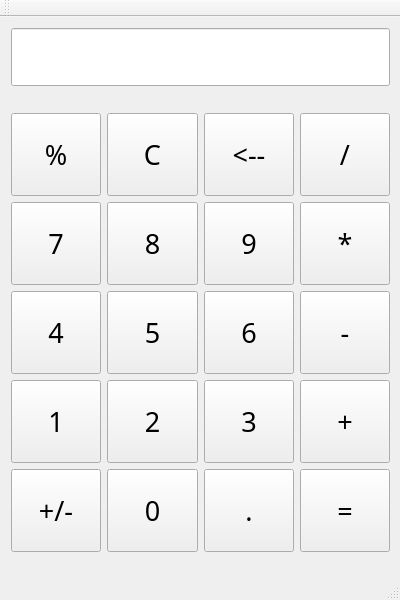
<?xml version="1.0" encoding="UTF-8"?>
<ui version="4.0">
 <class>QtCalculatorClass</class>
 <widget class="QMainWindow" name="QtCalculatorClass">
  <property name="geometry">
   <rect>
    <x>0</x>
    <y>0</y>
    <width>400</width>
    <height>600</height>
   </rect>
  </property>
  <property name="minimumSize">
   <size>
    <width>400</width>
    <height>600</height>
   </size>
  </property>
  <property name="maximumSize">
   <size>
    <width>400</width>
    <height>600</height>
   </size>
  </property>
  <property name="sizeIncrement">
   <size>
    <width>0</width>
    <height>0</height>
   </size>
  </property>
  <property name="windowTitle">
   <string>QtCalculator</string>
  </property>
  <widget class="QWidget" name="centralWidget">
   <widget class="QWidget" name="gridLayoutWidget">
    <property name="geometry">
     <rect>
      <x>0</x>
      <y>85</y>
      <width>401</width>
      <height>461</height>
     </rect>
    </property>
    <layout class="QGridLayout" name="gridLayout">
     <item row="0" column="2">
      <widget class="QPushButton" name="eraseButton">
       <property name="sizePolicy">
        <sizepolicy hsizetype="Expanding" vsizetype="Expanding">
         <horstretch>0</horstretch>
         <verstretch>0</verstretch>
        </sizepolicy>
       </property>
       <property name="minimumSize">
        <size>
         <width>0</width>
         <height>0</height>
        </size>
       </property>
       <property name="font">
        <font>
         <family>Sans Serif Collection</family>
         <pointsize>20</pointsize>
        </font>
       </property>
       <property name="text">
        <string>&lt;--</string>
       </property>
      </widget>
     </item>
     <item row="2" column="0">
      <widget class="QPushButton" name="pushButton_4">
       <property name="sizePolicy">
        <sizepolicy hsizetype="Expanding" vsizetype="Expanding">
         <horstretch>0</horstretch>
         <verstretch>0</verstretch>
        </sizepolicy>
       </property>
       <property name="minimumSize">
        <size>
         <width>0</width>
         <height>0</height>
        </size>
       </property>
       <property name="font">
        <font>
         <family>Sans Serif Collection</family>
         <pointsize>20</pointsize>
        </font>
       </property>
       <property name="text">
        <string>4</string>
       </property>
      </widget>
     </item>
     <item row="0" column="0">
      <widget class="QPushButton" name="modButton">
       <property name="sizePolicy">
        <sizepolicy hsizetype="Expanding" vsizetype="Expanding">
         <horstretch>0</horstretch>
         <verstretch>0</verstretch>
        </sizepolicy>
       </property>
       <property name="minimumSize">
        <size>
         <width>0</width>
         <height>0</height>
        </size>
       </property>
       <property name="font">
        <font>
         <family>Sans Serif Collection</family>
         <pointsize>20</pointsize>
        </font>
       </property>
       <property name="text">
        <string>%</string>
       </property>
      </widget>
     </item>
     <item row="2" column="1">
      <widget class="QPushButton" name="pushButton_5">
       <property name="sizePolicy">
        <sizepolicy hsizetype="Expanding" vsizetype="Expanding">
         <horstretch>0</horstretch>
         <verstretch>0</verstretch>
        </sizepolicy>
       </property>
       <property name="minimumSize">
        <size>
         <width>0</width>
         <height>0</height>
        </size>
       </property>
       <property name="font">
        <font>
         <family>Sans Serif Collection</family>
         <pointsize>20</pointsize>
        </font>
       </property>
       <property name="text">
        <string>5</string>
       </property>
      </widget>
     </item>
     <item row="3" column="0">
      <widget class="QPushButton" name="pushButton_1">
       <property name="sizePolicy">
        <sizepolicy hsizetype="Expanding" vsizetype="Expanding">
         <horstretch>0</horstretch>
         <verstretch>0</verstretch>
        </sizepolicy>
       </property>
       <property name="minimumSize">
        <size>
         <width>0</width>
         <height>0</height>
        </size>
       </property>
       <property name="font">
        <font>
         <family>Sans Serif Collection</family>
         <pointsize>20</pointsize>
        </font>
       </property>
       <property name="text">
        <string>1</string>
       </property>
      </widget>
     </item>
     <item row="3" column="2">
      <widget class="QPushButton" name="pushButton_3">
       <property name="sizePolicy">
        <sizepolicy hsizetype="Expanding" vsizetype="Expanding">
         <horstretch>0</horstretch>
         <verstretch>0</verstretch>
        </sizepolicy>
       </property>
       <property name="minimumSize">
        <size>
         <width>0</width>
         <height>0</height>
        </size>
       </property>
       <property name="font">
        <font>
         <family>Sans Serif Collection</family>
         <pointsize>20</pointsize>
        </font>
       </property>
       <property name="text">
        <string>3</string>
       </property>
      </widget>
     </item>
     <item row="3" column="1">
      <widget class="QPushButton" name="pushButton_2">
       <property name="sizePolicy">
        <sizepolicy hsizetype="Expanding" vsizetype="Expanding">
         <horstretch>0</horstretch>
         <verstretch>0</verstretch>
        </sizepolicy>
       </property>
       <property name="minimumSize">
        <size>
         <width>0</width>
         <height>0</height>
        </size>
       </property>
       <property name="font">
        <font>
         <family>Sans Serif Collection</family>
         <pointsize>20</pointsize>
        </font>
       </property>
       <property name="text">
        <string>2</string>
       </property>
      </widget>
     </item>
     <item row="0" column="3">
      <widget class="QPushButton" name="divideButton">
       <property name="sizePolicy">
        <sizepolicy hsizetype="Expanding" vsizetype="Expanding">
         <horstretch>0</horstretch>
         <verstretch>0</verstretch>
        </sizepolicy>
       </property>
       <property name="minimumSize">
        <size>
         <width>0</width>
         <height>0</height>
        </size>
       </property>
       <property name="font">
        <font>
         <family>Sans Serif Collection</family>
         <pointsize>20</pointsize>
        </font>
       </property>
       <property name="text">
        <string>/</string>
       </property>
      </widget>
     </item>
     <item row="0" column="1">
      <widget class="QPushButton" name="clearButton">
       <property name="sizePolicy">
        <sizepolicy hsizetype="Expanding" vsizetype="Expanding">
         <horstretch>0</horstretch>
         <verstretch>0</verstretch>
        </sizepolicy>
       </property>
       <property name="minimumSize">
        <size>
         <width>0</width>
         <height>0</height>
        </size>
       </property>
       <property name="font">
        <font>
         <family>Sans Serif Collection</family>
         <pointsize>20</pointsize>
        </font>
       </property>
       <property name="text">
        <string>C</string>
       </property>
      </widget>
     </item>
     <item row="1" column="1">
      <widget class="QPushButton" name="pushButton_8">
       <property name="sizePolicy">
        <sizepolicy hsizetype="Expanding" vsizetype="Expanding">
         <horstretch>0</horstretch>
         <verstretch>0</verstretch>
        </sizepolicy>
       </property>
       <property name="minimumSize">
        <size>
         <width>0</width>
         <height>0</height>
        </size>
       </property>
       <property name="font">
        <font>
         <family>Sans Serif Collection</family>
         <pointsize>20</pointsize>
        </font>
       </property>
       <property name="text">
        <string>8</string>
       </property>
      </widget>
     </item>
     <item row="1" column="3">
      <widget class="QPushButton" name="multiplyButton">
       <property name="sizePolicy">
        <sizepolicy hsizetype="Expanding" vsizetype="Expanding">
         <horstretch>0</horstretch>
         <verstretch>0</verstretch>
        </sizepolicy>
       </property>
       <property name="minimumSize">
        <size>
         <width>0</width>
         <height>0</height>
        </size>
       </property>
       <property name="font">
        <font>
         <family>Sans Serif Collection</family>
         <pointsize>20</pointsize>
        </font>
       </property>
       <property name="text">
        <string>*</string>
       </property>
      </widget>
     </item>
     <item row="1" column="2">
      <widget class="QPushButton" name="pushButton_9">
       <property name="sizePolicy">
        <sizepolicy hsizetype="Expanding" vsizetype="Expanding">
         <horstretch>0</horstretch>
         <verstretch>0</verstretch>
        </sizepolicy>
       </property>
       <property name="minimumSize">
        <size>
         <width>0</width>
         <height>0</height>
        </size>
       </property>
       <property name="font">
        <font>
         <family>Sans Serif Collection</family>
         <pointsize>20</pointsize>
        </font>
       </property>
       <property name="text">
        <string>9</string>
       </property>
      </widget>
     </item>
     <item row="2" column="3">
      <widget class="QPushButton" name="deductButton">
       <property name="sizePolicy">
        <sizepolicy hsizetype="Expanding" vsizetype="Expanding">
         <horstretch>0</horstretch>
         <verstretch>0</verstretch>
        </sizepolicy>
       </property>
       <property name="minimumSize">
        <size>
         <width>0</width>
         <height>0</height>
        </size>
       </property>
       <property name="font">
        <font>
         <family>Sans Serif Collection</family>
         <pointsize>20</pointsize>
        </font>
       </property>
       <property name="text">
        <string>-</string>
       </property>
      </widget>
     </item>
     <item row="3" column="3">
      <widget class="QPushButton" name="addButton">
       <property name="sizePolicy">
        <sizepolicy hsizetype="Expanding" vsizetype="Expanding">
         <horstretch>0</horstretch>
         <verstretch>0</verstretch>
        </sizepolicy>
       </property>
       <property name="minimumSize">
        <size>
         <width>0</width>
         <height>0</height>
        </size>
       </property>
       <property name="font">
        <font>
         <family>Sans Serif Collection</family>
         <pointsize>20</pointsize>
        </font>
       </property>
       <property name="text">
        <string>+</string>
       </property>
      </widget>
     </item>
     <item row="1" column="0">
      <widget class="QPushButton" name="pushButton_7">
       <property name="sizePolicy">
        <sizepolicy hsizetype="Expanding" vsizetype="Expanding">
         <horstretch>0</horstretch>
         <verstretch>0</verstretch>
        </sizepolicy>
       </property>
       <property name="minimumSize">
        <size>
         <width>0</width>
         <height>0</height>
        </size>
       </property>
       <property name="font">
        <font>
         <family>Sans Serif Collection</family>
         <pointsize>20</pointsize>
        </font>
       </property>
       <property name="text">
        <string>7</string>
       </property>
      </widget>
     </item>
     <item row="2" column="2">
      <widget class="QPushButton" name="pushButton_6">
       <property name="sizePolicy">
        <sizepolicy hsizetype="Expanding" vsizetype="Expanding">
         <horstretch>0</horstretch>
         <verstretch>0</verstretch>
        </sizepolicy>
       </property>
       <property name="minimumSize">
        <size>
         <width>0</width>
         <height>0</height>
        </size>
       </property>
       <property name="font">
        <font>
         <family>Sans Serif Collection</family>
         <pointsize>20</pointsize>
        </font>
       </property>
       <property name="text">
        <string>6</string>
       </property>
      </widget>
     </item>
     <item row="4" column="0">
      <widget class="QPushButton" name="minusButton">
       <property name="sizePolicy">
        <sizepolicy hsizetype="Expanding" vsizetype="Expanding">
         <horstretch>0</horstretch>
         <verstretch>0</verstretch>
        </sizepolicy>
       </property>
       <property name="minimumSize">
        <size>
         <width>0</width>
         <height>0</height>
        </size>
       </property>
       <property name="font">
        <font>
         <family>Sans Serif Collection</family>
         <pointsize>20</pointsize>
        </font>
       </property>
       <property name="text">
        <string>+/-</string>
       </property>
      </widget>
     </item>
     <item row="4" column="1">
      <widget class="QPushButton" name="pushButton_0">
       <property name="sizePolicy">
        <sizepolicy hsizetype="Expanding" vsizetype="Expanding">
         <horstretch>0</horstretch>
         <verstretch>0</verstretch>
        </sizepolicy>
       </property>
       <property name="minimumSize">
        <size>
         <width>0</width>
         <height>0</height>
        </size>
       </property>
       <property name="font">
        <font>
         <family>Sans Serif Collection</family>
         <pointsize>20</pointsize>
        </font>
       </property>
       <property name="text">
        <string>0</string>
       </property>
      </widget>
     </item>
     <item row="4" column="2">
      <widget class="QPushButton" name="dotButton">
       <property name="sizePolicy">
        <sizepolicy hsizetype="Expanding" vsizetype="Expanding">
         <horstretch>0</horstretch>
         <verstretch>0</verstretch>
        </sizepolicy>
       </property>
       <property name="minimumSize">
        <size>
         <width>0</width>
         <height>0</height>
        </size>
       </property>
       <property name="font">
        <font>
         <family>Sans Serif Collection</family>
         <pointsize>20</pointsize>
        </font>
       </property>
       <property name="text">
        <string>.</string>
       </property>
      </widget>
     </item>
     <item row="4" column="3">
      <widget class="QPushButton" name="resultButton">
       <property name="sizePolicy">
        <sizepolicy hsizetype="Expanding" vsizetype="Expanding">
         <horstretch>0</horstretch>
         <verstretch>0</verstretch>
        </sizepolicy>
       </property>
       <property name="minimumSize">
        <size>
         <width>0</width>
         <height>0</height>
        </size>
       </property>
       <property name="font">
        <font>
         <family>Sans Serif Collection</family>
         <pointsize>20</pointsize>
        </font>
       </property>
       <property name="text">
        <string>=</string>
       </property>
      </widget>
     </item>
    </layout>
   </widget>
   <widget class="QWidget" name="verticalLayoutWidget">
    <property name="geometry">
     <rect>
      <x>0</x>
      <y>0</y>
      <width>401</width>
      <height>80</height>
     </rect>
    </property>
    <layout class="QVBoxLayout" name="verticalLayout">
     <item>
      <widget class="QLineEdit" name="lineEdit">
       <property name="sizePolicy">
        <sizepolicy hsizetype="Expanding" vsizetype="Expanding">
         <horstretch>0</horstretch>
         <verstretch>0</verstretch>
        </sizepolicy>
       </property>
       <property name="font">
        <font>
         <pointsize>36</pointsize>
        </font>
       </property>
       <property name="text">
        <string/>
       </property>
      </widget>
     </item>
    </layout>
   </widget>
  </widget>
  <widget class="QMenuBar" name="menuBar">
   <property name="geometry">
    <rect>
     <x>0</x>
     <y>0</y>
     <width>400</width>
     <height>22</height>
    </rect>
   </property>
  </widget>
  <widget class="QToolBar" name="mainToolBar">
   <attribute name="toolBarArea">
    <enum>TopToolBarArea</enum>
   </attribute>
   <attribute name="toolBarBreak">
    <bool>false</bool>
   </attribute>
  </widget>
  <widget class="QStatusBar" name="statusBar"/>
 </widget>
 <layoutdefault spacing="6" margin="11"/>
 <resources>
  <include location="QtCalculator.qrc"/>
 </resources>
 <connections/>
</ui>
